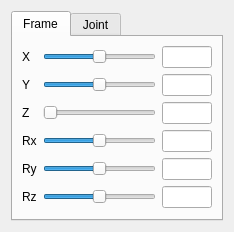
<?xml version="1.0" encoding="UTF-8"?>
<ui version="4.0">
 <class>Robot::TaskRobot6Axis</class>
 <widget class="QWidget" name="Robot::TaskRobot6Axis">
  <property name="windowModality">
   <enum>Qt::NonModal</enum>
  </property>
  <property name="geometry">
   <rect>
    <x>0</x>
    <y>0</y>
    <width>234</width>
    <height>188</height>
   </rect>
  </property>
  <property name="windowTitle">
   <string>Form</string>
  </property>
  <layout class="QGridLayout" name="gridLayout">
   <item row="0" column="0">
    <widget class="QTabWidget" name="tabWidget">
     <property name="currentIndex">
      <number>0</number>
     </property>
     <widget class="QWidget" name="tabFrame">
      <attribute name="title">
       <string>Frame</string>
      </attribute>
      <layout class="QGridLayout" name="gridLayout_2">
       <item row="0" column="0">
        <widget class="QLabel" name="label">
         <property name="text">
          <string>X</string>
         </property>
        </widget>
       </item>
       <item row="0" column="1">
        <widget class="QSlider" name="horizontalSlider_AxisX">
         <property name="maximumSize">
          <size>
           <width>16777215</width>
           <height>16</height>
          </size>
         </property>
         <property name="minimum">
          <number>-800</number>
         </property>
         <property name="maximum">
          <number>800</number>
         </property>
         <property name="orientation">
          <enum>Qt::Horizontal</enum>
         </property>
        </widget>
       </item>
       <item row="0" column="2">
        <widget class="QLineEdit" name="lineEdit_AxisX">
         <property name="maximumSize">
          <size>
           <width>50</width>
           <height>16777215</height>
          </size>
         </property>
         <property name="font">
          <font>
           <pointsize>7</pointsize>
          </font>
         </property>
        </widget>
       </item>
       <item row="1" column="0">
        <widget class="QLabel" name="label_2">
         <property name="text">
          <string>Y</string>
         </property>
        </widget>
       </item>
       <item row="1" column="1">
        <widget class="QSlider" name="horizontalSlider_AxisY">
         <property name="maximumSize">
          <size>
           <width>16777215</width>
           <height>16</height>
          </size>
         </property>
         <property name="minimum">
          <number>-500</number>
         </property>
         <property name="maximum">
          <number>500</number>
         </property>
         <property name="orientation">
          <enum>Qt::Horizontal</enum>
         </property>
        </widget>
       </item>
       <item row="1" column="2">
        <widget class="QLineEdit" name="lineEdit_AxisY">
         <property name="maximumSize">
          <size>
           <width>50</width>
           <height>16777215</height>
          </size>
         </property>
         <property name="font">
          <font>
           <pointsize>7</pointsize>
          </font>
         </property>
        </widget>
       </item>
       <item row="2" column="0">
        <widget class="QLabel" name="label_3">
         <property name="text">
          <string>Z</string>
         </property>
        </widget>
       </item>
       <item row="2" column="1">
        <widget class="QSlider" name="horizontalSlider_AxisZ">
         <property name="maximumSize">
          <size>
           <width>16777215</width>
           <height>16</height>
          </size>
         </property>
         <property name="minimum">
          <number>0</number>
         </property>
         <property name="maximum">
          <number>500</number>
         </property>
         <property name="orientation">
          <enum>Qt::Horizontal</enum>
         </property>
        </widget>
       </item>
       <item row="2" column="2">
        <widget class="QLineEdit" name="lineEdit_AxisZ">
         <property name="maximumSize">
          <size>
           <width>50</width>
           <height>16777215</height>
          </size>
         </property>
         <property name="font">
          <font>
           <pointsize>7</pointsize>
          </font>
         </property>
        </widget>
       </item>
       <item row="3" column="0">
        <widget class="QLabel" name="label_4">
         <property name="text">
          <string>Rx</string>
         </property>
        </widget>
       </item>
       <item row="3" column="1">
        <widget class="QSlider" name="horizontalSlider_AxisRx">
         <property name="maximumSize">
          <size>
           <width>16777215</width>
           <height>16</height>
          </size>
         </property>
         <property name="minimum">
          <number>-180</number>
         </property>
         <property name="maximum">
          <number>180</number>
         </property>
         <property name="orientation">
          <enum>Qt::Horizontal</enum>
         </property>
        </widget>
       </item>
       <item row="3" column="2">
        <widget class="QLineEdit" name="lineEdit_AxisRx">
         <property name="maximumSize">
          <size>
           <width>50</width>
           <height>16777215</height>
          </size>
         </property>
         <property name="font">
          <font>
           <pointsize>7</pointsize>
          </font>
         </property>
        </widget>
       </item>
       <item row="4" column="0">
        <widget class="QLabel" name="label_5">
         <property name="text">
          <string>Ry</string>
         </property>
        </widget>
       </item>
       <item row="4" column="1">
        <widget class="QSlider" name="horizontalSlider_AxisRy">
         <property name="maximumSize">
          <size>
           <width>16777215</width>
           <height>16</height>
          </size>
         </property>
         <property name="minimum">
          <number>-180</number>
         </property>
         <property name="maximum">
          <number>180</number>
         </property>
         <property name="orientation">
          <enum>Qt::Horizontal</enum>
         </property>
        </widget>
       </item>
       <item row="4" column="2">
        <widget class="QLineEdit" name="lineEdit_AxisRy">
         <property name="maximumSize">
          <size>
           <width>50</width>
           <height>16777215</height>
          </size>
         </property>
         <property name="font">
          <font>
           <pointsize>7</pointsize>
          </font>
         </property>
        </widget>
       </item>
       <item row="5" column="0">
        <widget class="QLabel" name="label_6">
         <property name="text">
          <string>Rz</string>
         </property>
        </widget>
       </item>
       <item row="5" column="1">
        <widget class="QSlider" name="horizontalSlider_AxisRz">
         <property name="maximumSize">
          <size>
           <width>16777215</width>
           <height>16</height>
          </size>
         </property>
         <property name="minimum">
          <number>-180</number>
         </property>
         <property name="maximum">
          <number>180</number>
         </property>
         <property name="orientation">
          <enum>Qt::Horizontal</enum>
         </property>
        </widget>
       </item>
       <item row="5" column="2">
        <widget class="QLineEdit" name="lineEdit_AxisRz">
         <property name="maximumSize">
          <size>
           <width>50</width>
           <height>16777215</height>
          </size>
         </property>
         <property name="font">
          <font>
           <pointsize>7</pointsize>
          </font>
         </property>
        </widget>
       </item>
      </layout>
     </widget>
     <widget class="QWidget" name="tabJoint">
      <attribute name="title">
       <string>Joint</string>
      </attribute>
      <layout class="QGridLayout" name="gridLayout_3">
       <item row="0" column="0">
        <widget class="QLabel" name="label_9">
         <property name="text">
          <string>A1</string>
         </property>
        </widget>
       </item>
       <item row="0" column="1">
        <widget class="QSlider" name="horizontalSlider_Axis1">
         <property name="maximumSize">
          <size>
           <width>16777215</width>
           <height>16</height>
          </size>
         </property>
         <property name="minimum">
          <number>-180</number>
         </property>
         <property name="maximum">
          <number>180</number>
         </property>
         <property name="orientation">
          <enum>Qt::Horizontal</enum>
         </property>
        </widget>
       </item>
       <item row="0" column="2">
        <widget class="QLineEdit" name="lineEdit_Axis1">
         <property name="maximumSize">
          <size>
           <width>50</width>
           <height>16</height>
          </size>
         </property>
         <property name="font">
          <font>
           <pointsize>7</pointsize>
          </font>
         </property>
        </widget>
       </item>
       <item row="1" column="0">
        <widget class="QLabel" name="label_11">
         <property name="text">
          <string>A2</string>
         </property>
        </widget>
       </item>
       <item row="1" column="1">
        <widget class="QSlider" name="horizontalSlider_Axis2">
         <property name="maximumSize">
          <size>
           <width>16777215</width>
           <height>16</height>
          </size>
         </property>
         <property name="minimum">
          <number>-180</number>
         </property>
         <property name="maximum">
          <number>180</number>
         </property>
         <property name="orientation">
          <enum>Qt::Horizontal</enum>
         </property>
        </widget>
       </item>
       <item row="1" column="2">
        <widget class="QLineEdit" name="lineEdit_Axis2">
         <property name="maximumSize">
          <size>
           <width>50</width>
           <height>16</height>
          </size>
         </property>
         <property name="font">
          <font>
           <pointsize>7</pointsize>
          </font>
         </property>
        </widget>
       </item>
       <item row="2" column="0">
        <widget class="QLabel" name="label_10">
         <property name="text">
          <string>A3</string>
         </property>
        </widget>
       </item>
       <item row="2" column="1">
        <widget class="QSlider" name="horizontalSlider_Axis3">
         <property name="maximumSize">
          <size>
           <width>16777215</width>
           <height>16</height>
          </size>
         </property>
         <property name="minimum">
          <number>-180</number>
         </property>
         <property name="maximum">
          <number>180</number>
         </property>
         <property name="orientation">
          <enum>Qt::Horizontal</enum>
         </property>
        </widget>
       </item>
       <item row="2" column="2">
        <widget class="QLineEdit" name="lineEdit_Axis3">
         <property name="maximumSize">
          <size>
           <width>50</width>
           <height>16</height>
          </size>
         </property>
         <property name="font">
          <font>
           <pointsize>7</pointsize>
          </font>
         </property>
        </widget>
       </item>
       <item row="3" column="0">
        <widget class="QLabel" name="label_7">
         <property name="text">
          <string>A4</string>
         </property>
        </widget>
       </item>
       <item row="3" column="1">
        <widget class="QSlider" name="horizontalSlider_Axis4">
         <property name="maximumSize">
          <size>
           <width>16777215</width>
           <height>16</height>
          </size>
         </property>
         <property name="minimum">
          <number>-180</number>
         </property>
         <property name="maximum">
          <number>180</number>
         </property>
         <property name="orientation">
          <enum>Qt::Horizontal</enum>
         </property>
        </widget>
       </item>
       <item row="3" column="2">
        <widget class="QLineEdit" name="lineEdit_Axis4">
         <property name="maximumSize">
          <size>
           <width>50</width>
           <height>16</height>
          </size>
         </property>
         <property name="font">
          <font>
           <pointsize>7</pointsize>
          </font>
         </property>
        </widget>
       </item>
       <item row="4" column="0">
        <widget class="QLabel" name="label_12">
         <property name="text">
          <string>A5</string>
         </property>
        </widget>
       </item>
       <item row="4" column="1">
        <widget class="QSlider" name="horizontalSlider_Axis5">
         <property name="maximumSize">
          <size>
           <width>16777215</width>
           <height>16</height>
          </size>
         </property>
         <property name="minimum">
          <number>-180</number>
         </property>
         <property name="maximum">
          <number>180</number>
         </property>
         <property name="orientation">
          <enum>Qt::Horizontal</enum>
         </property>
        </widget>
       </item>
       <item row="4" column="2">
        <widget class="QLineEdit" name="lineEdit_Axis5">
         <property name="maximumSize">
          <size>
           <width>50</width>
           <height>16</height>
          </size>
         </property>
         <property name="font">
          <font>
           <pointsize>7</pointsize>
          </font>
         </property>
        </widget>
       </item>
       <item row="5" column="0">
        <widget class="QLabel" name="label_8">
         <property name="text">
          <string>A6</string>
         </property>
        </widget>
       </item>
       <item row="5" column="1">
        <widget class="QSlider" name="horizontalSlider_Axis6">
         <property name="maximumSize">
          <size>
           <width>16777215</width>
           <height>16</height>
          </size>
         </property>
         <property name="minimum">
          <number>-180</number>
         </property>
         <property name="maximum">
          <number>180</number>
         </property>
         <property name="orientation">
          <enum>Qt::Horizontal</enum>
         </property>
        </widget>
       </item>
       <item row="5" column="2">
        <widget class="QLineEdit" name="lineEdit_Axis6">
         <property name="maximumSize">
          <size>
           <width>50</width>
           <height>16</height>
          </size>
         </property>
         <property name="font">
          <font>
           <pointsize>7</pointsize>
          </font>
         </property>
        </widget>
       </item>
      </layout>
     </widget>
    </widget>
   </item>
  </layout>
 </widget>
 <resources/>
 <connections/>
</ui>
